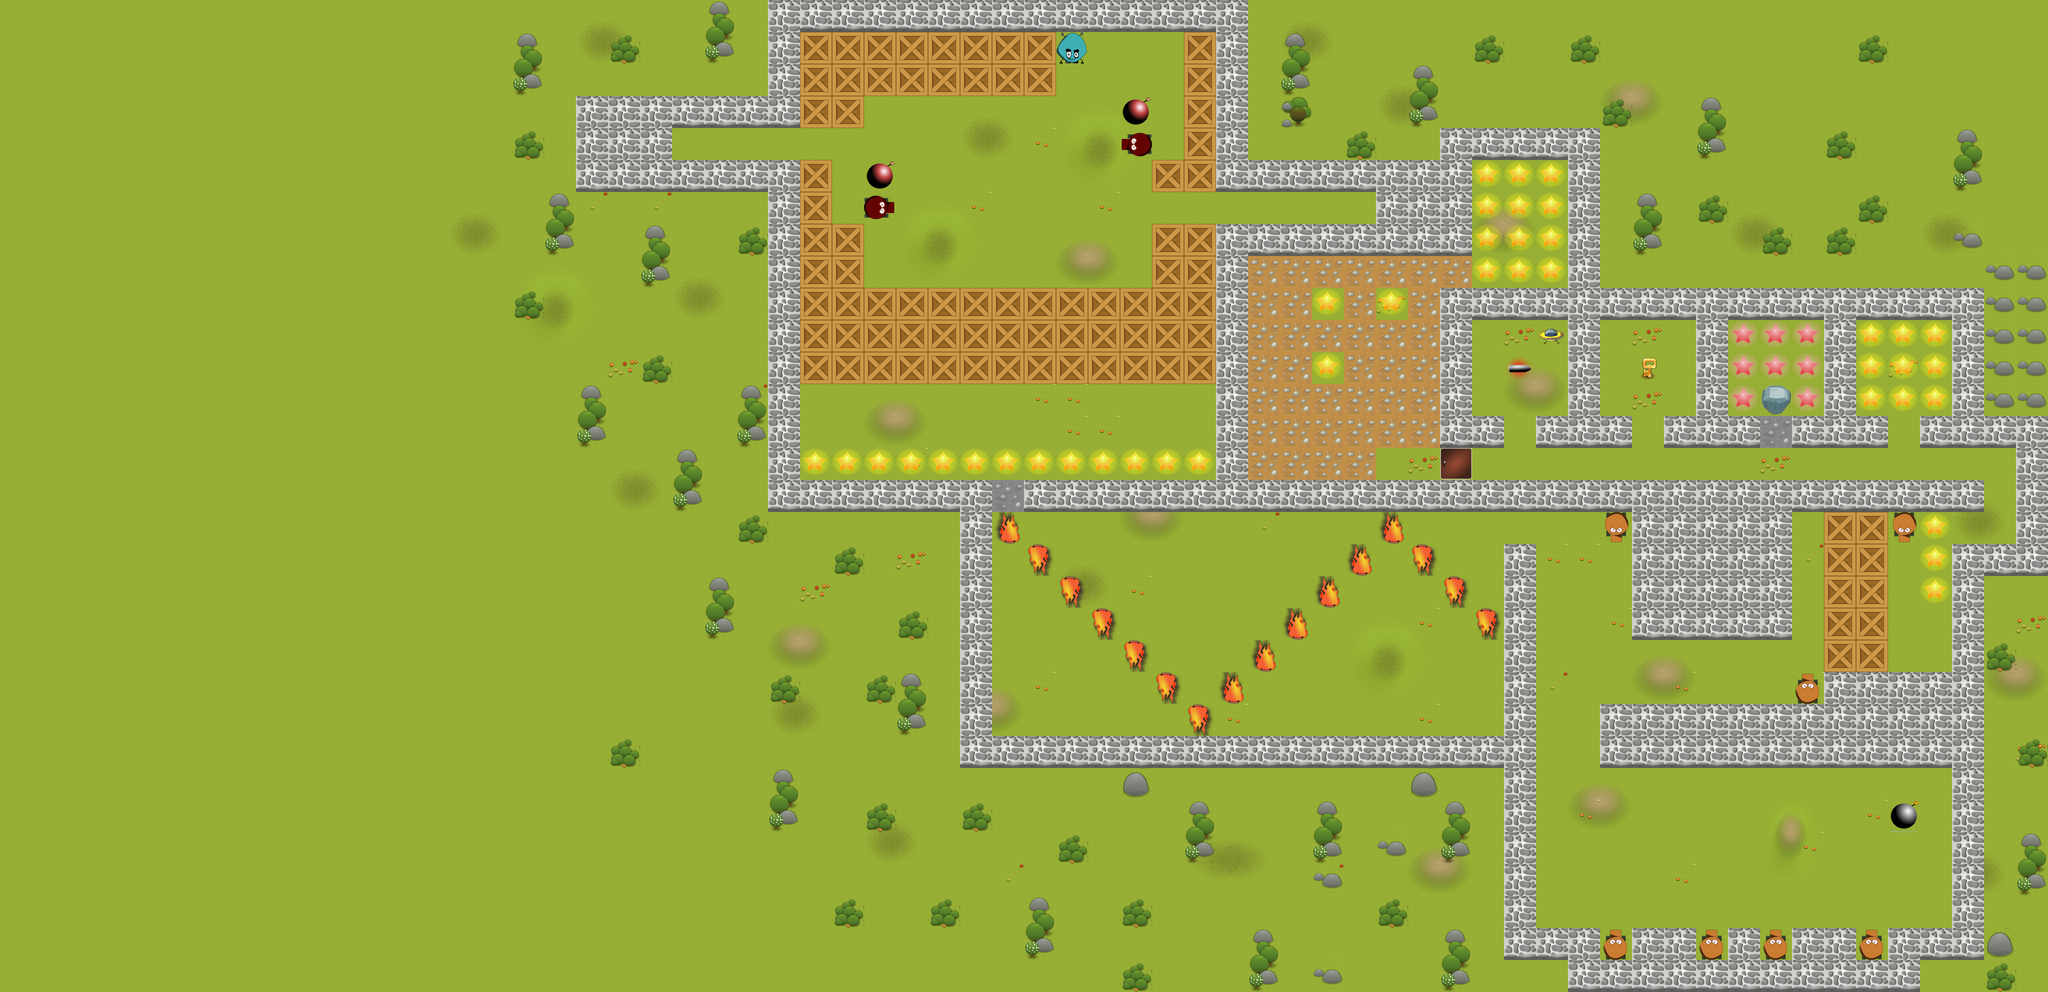

A level layout from a 2D game, rendered from its tile map. Below: a short description, then the map file with tile-grid data replaced by summaries:
An orthogonal 64x31 tile map with 80x80 px tiles, 8 tile layers (ground, grass, flowers, walls, ...), 5 tilesets and 1 object.

<map version="1.0" orientation="orthogonal" width="64" height="31" tilewidth="80" tileheight="80">
 <properties>
  <property name="Scale" value="0.75" />
  <property name="background_music" value="Pinball Spring 160" />
  <property name="level author" value="" />
  <property name="music_info" value="Chipper Doodle v2 by Kevin MacLeod is licensed under a CC Attribution 3.0." />
 </properties>
 <tileset firstgid="1" name="walls80" tilewidth="80" tileheight="80">
  <image source="walls80.png" width="320" height="320" />
  <tile id="0">
   <properties>
    <property name="wall" value="1" />
   </properties>
  </tile>
  <tile id="1">
   <properties>
    <property name="wall" value="1" />
   </properties>
  </tile>
  <tile id="2">
   <properties>
    <property name="wall" value="1" />
   </properties>
  </tile>
  <tile id="14">
   <properties>
    <property name="wall" value="1" />
   </properties>
  </tile>
  <tile id="15">
   <properties>
    <property name="wall" value="1" />
   </properties>
  </tile>
 </tileset>
 <tileset firstgid="17" name="SmallWorld-all" tilewidth="80" tileheight="80">
  <image source="SmallWorld-all.png" width="640" height="560" />
 </tileset>
 <tileset firstgid="73" name="TiledObjects" tilewidth="80" tileheight="80">
  <image source="TiledObjects.png" width="800" height="800" />
 </tileset>
 <tileset firstgid="173" name="walls80V2" tilewidth="80" tileheight="80">
  <image source="walls80V2.png" width="640" height="640" />
  <tile id="0">
   <properties>
    <property name="wall" value="1" />
   </properties>
  </tile>
  <tile id="1">
   <properties>
    <property name="wall" value="1" />
   </properties>
  </tile>
  <tile id="26">
   <properties>
    <property name="wall" value="1" />
   </properties>
  </tile>
 </tileset>
 <tileset firstgid="237" name="snowShadows" tilewidth="80" tileheight="80">
  <image source="snowShadows.png" width="640" height="640" />
 </tileset>
 <layer name="ground" width="64" height="31">
  <data>[1984 cells, 1984 non-empty, 1 distinct tile ids]</data>
 </layer>
 <layer name="grass" width="64" height="31">
  <data>[1984 cells, 152 non-empty, 29 distinct tile ids]</data>
 </layer>
 <layer name="flowers" width="64" height="31">
  <data>[1984 cells, 51 non-empty, 3 distinct tile ids]</data>
 </layer>
 <layer name="walls" width="64" height="31">
  <data>[1984 cells, 287 non-empty, 1 distinct tile ids]</data>
 </layer>
 <layer name="wallsFace" width="64" height="31">
  <data>[1984 cells, 287 non-empty, 1 distinct tile ids]</data>
 </layer>
 <layer name="ObjectTiles" width="64" height="31">
  <data>[1984 cells, 205 non-empty, 19 distinct tile ids]</data>
 </layer>
 <layer name="wallFront" width="64" height="31">
  <data>[1984 cells, 145 non-empty, 1 distinct tile ids]</data>
 </layer>
 <objectgroup name="objects">
  <object x="2640" y="80" width="80" height="80">
   <properties>
    <property name="element" value="2" />
    <property name="sequence" value="5" />
   </properties>
  </object>
 </objectgroup>
 <layer name="trees" width="64" height="31">
  <data>[1984 cells, 94 non-empty, 6 distinct tile ids]</data>
 </layer>
</map>
